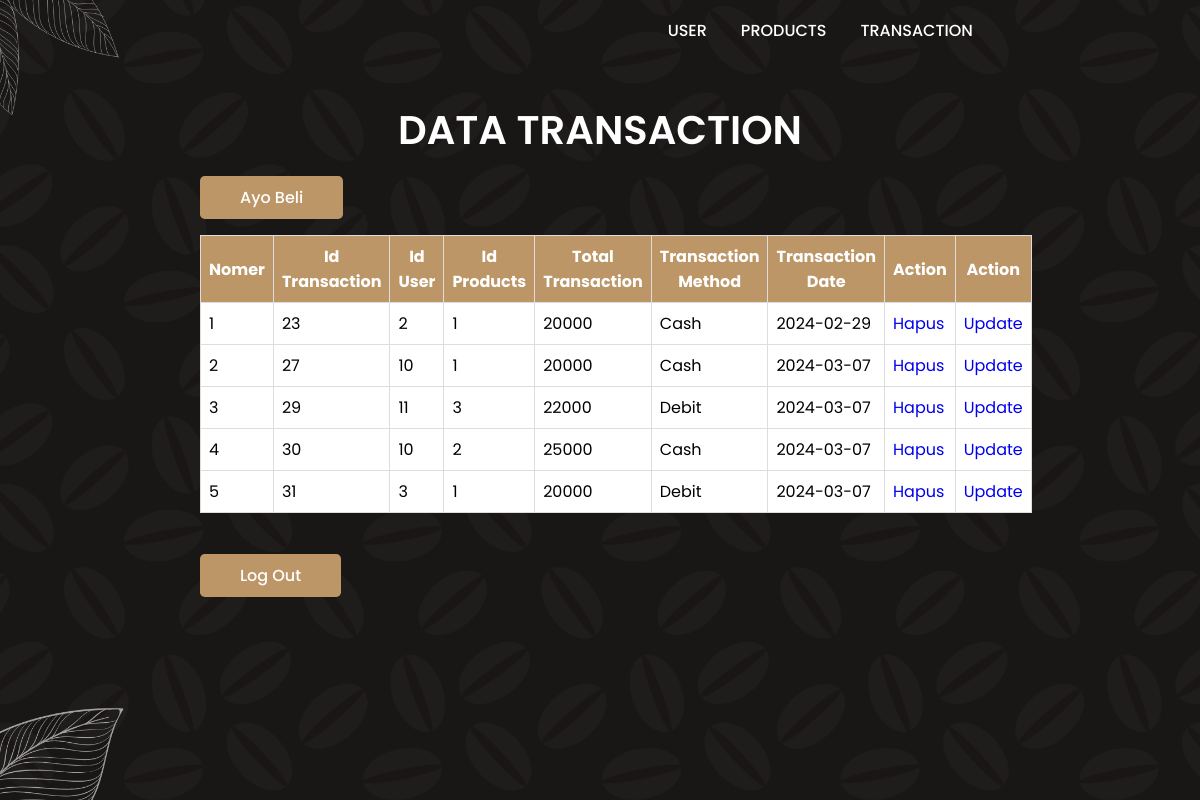
The app's page /backupcoffee/admin/admintransaksi.php (signed in) with its own data.
### tables this page shows
CREATE TABLE `transaksi` (
  `id_transaksi` int(11) NOT NULL,
  `id_user` int(11) NOT NULL,
  `id_produk` int(11) NOT NULL,
  `total_transaksi` int(11) NOT NULL,
  `metode_transaksi` varchar(20) NOT NULL,
  `tanggal_transaksi` date NOT NULL
);

### backupcoffee/admin/admintransaksi.php (the view, shortened to what this page needs)
<!DOCTYPE html>
<html lang="en">
<head>
    <link rel="stylesheet" href="style.css">
</head>
<body>
    <header>
        <ul class="navbar">
            <li><a href="adminuser.php">User</a></li>
            <li><a href="adminproduk.php">Products</a></li>
            <li><a href="admintransaksi.php">transaction</a></li>
        </ul>
    </header>
    <section class="user">
    <h1 class="heading">Data Transaction</h1>
    <br>
    <a href="admintransaksitambah.php" class="btn">Ayo Beli</a>
    <br>
    <br>
    <table border="1" class="table">
        <tr>
            <th>Nomer</th>
            <th>Id Transaction</th>
            <th>Id User</th>
            <th>Id Products</th>
            <th>Total Transaction</th>
            <th>Transaction Method</th>
            <th>Transaction Date</th>
            <th>Action</th>
            <th>Action</th>
        </tr>
        <?php
        include '../koneksi.php';
        $query_mysql = mysqli_query($mysqli, "SELECT * FROM transaksi") or die(mysqli_error($mysqli));
        $nomor = 1;
        while($data = mysqli_fetch_array($query_mysql)) {
        ?>
        <tr>
            <td><?php echo $nomor++; ?></td>
            <td><?php echo $data['id_transaksi']; ?></td>
            <td><?php echo $data['id_user']; ?></td>
            <td><?php echo $data['id_produk']; ?></td>
            <td><?php echo $data['total_transaksi']; ?></td>
            <td><?php echo $data['metode_transaksi']; ?></td>
            <td><?php echo $data['tanggal_transaksi']; ?></td>
            <td><a href="admintransaksihapus.php?id=<?php echo $data['id_transaksi']; ?>" class="btn-hapus">Hapus</a></td>
            <td><a href="admintransaksiuptade.php?id=<?php echo $data['id_transaksi']; ?>" class="btn-update">Update</a></td>
        </tr>
        <?php } ?>
    </table>
    <br>
    <br>
    <a href="../index.php" class="btn">Log Out</a>
</section>
</body>
</html>

### backupcoffee/admin/style.css (style rules this page uses)
* { font-family: 'Poppins', sans-serif; margin: 0; padding: 0; box-sizing: border-box; scroll-padding-top: 4rem; scroll-behavior: smooth; list-style: none; text-decoration: none; }
:root { --main-color: #bc9667; --second-color: #edeae3; --text-color: #1b1b1b; --bg-color: #fff; --box-shadow: 2px 2px 10px 4px rgb(14 55 54 / 15%); }
section { padding: 100px 200px; }
header { position: fixed; width: 100%; top: 0; right: 0; z-index: 10000; display: flex; justify-content: space-around; align-items: center; padding: 18px 100px; transition: 0.5s linear; }
.navbar { display: flex; }
.navbar a { padding: 8px 17px; color: var(--bg-color); font-size: 1rem; text-transform: uppercase; font-weight: 500; }
.user { width: 100%; min-height: 100vh; background: url(img/bg.png); background-repeat: no-repeat; background-size: cover; background-position: center; }
.heading { color: var(--bg-color); font-size: 40px; font-weight: 600; text-align: center; text-transform: uppercase; }
.table { width: 100%; border-collapse: collapse; background: var(--bg-color); background-size: cover; background-repeat: no-repeat; }
.table th, .table td { border: 1px solid #ddd; padding: 8px; }
.table th { background-color: var(--main-color); color: #fff; }
.btn { padding: 10px 40px; border-radius: 0.3rem; background: var(--main-color); color: var(--bg-color); font-weight: 500; }

### records on screen
transaksi: id_transaksi "23", id_user "2", id_produk "1", total_transaksi "20000", metode_transaksi "Cash", tanggal_transaksi "2024-02-29"
transaksi: id_transaksi "27", id_user "10", id_produk "1", total_transaksi "20000", metode_transaksi "Cash", tanggal_transaksi "2024-03-07"
transaksi: id_transaksi "29", id_user "11", id_produk "3", total_transaksi "22000", metode_transaksi "Debit", tanggal_transaksi "2024-03-07"
transaksi: id_transaksi "30", id_user "10", id_produk "2", total_transaksi "25000", metode_transaksi "Cash", tanggal_transaksi "2024-03-07"
transaksi: id_transaksi "31", id_user "3", id_produk "1", total_transaksi "20000", metode_transaksi "Debit", tanggal_transaksi "2024-03-07"
